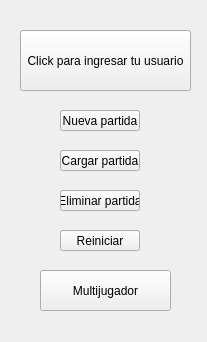
<?xml version="1.0" encoding="UTF-8"?>
<ui version="4.0">
 <class>Admin_partidas</class>
 <widget class="QWidget" name="Admin_partidas">
  <property name="windowModality">
   <enum>Qt::WindowModal</enum>
  </property>
  <property name="geometry">
   <rect>
    <x>0</x>
    <y>0</y>
    <width>207</width>
    <height>342</height>
   </rect>
  </property>
  <property name="windowTitle">
   <string>Form</string>
  </property>
  <widget class="QPushButton" name="pushButton">
   <property name="geometry">
    <rect>
     <x>60</x>
     <y>110</y>
     <width>80</width>
     <height>21</height>
    </rect>
   </property>
   <property name="text">
    <string>Nueva partida</string>
   </property>
  </widget>
  <widget class="QPushButton" name="pushButton_2">
   <property name="geometry">
    <rect>
     <x>60</x>
     <y>150</y>
     <width>80</width>
     <height>21</height>
    </rect>
   </property>
   <property name="text">
    <string>Cargar partida</string>
   </property>
  </widget>
  <widget class="QPushButton" name="pushButton_3">
   <property name="geometry">
    <rect>
     <x>60</x>
     <y>190</y>
     <width>80</width>
     <height>21</height>
    </rect>
   </property>
   <property name="text">
    <string>Eliminar partida</string>
   </property>
  </widget>
  <widget class="QPushButton" name="pushButton_4">
   <property name="geometry">
    <rect>
     <x>60</x>
     <y>230</y>
     <width>80</width>
     <height>21</height>
    </rect>
   </property>
   <property name="text">
    <string>Reiniciar</string>
   </property>
  </widget>
  <widget class="QPushButton" name="pushButton_5">
   <property name="geometry">
    <rect>
     <x>40</x>
     <y>270</y>
     <width>131</width>
     <height>41</height>
    </rect>
   </property>
   <property name="text">
    <string>Multijugador</string>
   </property>
  </widget>
  <widget class="QPushButton" name="user">
   <property name="geometry">
    <rect>
     <x>20</x>
     <y>30</y>
     <width>171</width>
     <height>61</height>
    </rect>
   </property>
   <property name="text">
    <string>Click para ingresar tu usuario</string>
   </property>
  </widget>
 </widget>
 <resources/>
 <connections/>
</ui>
